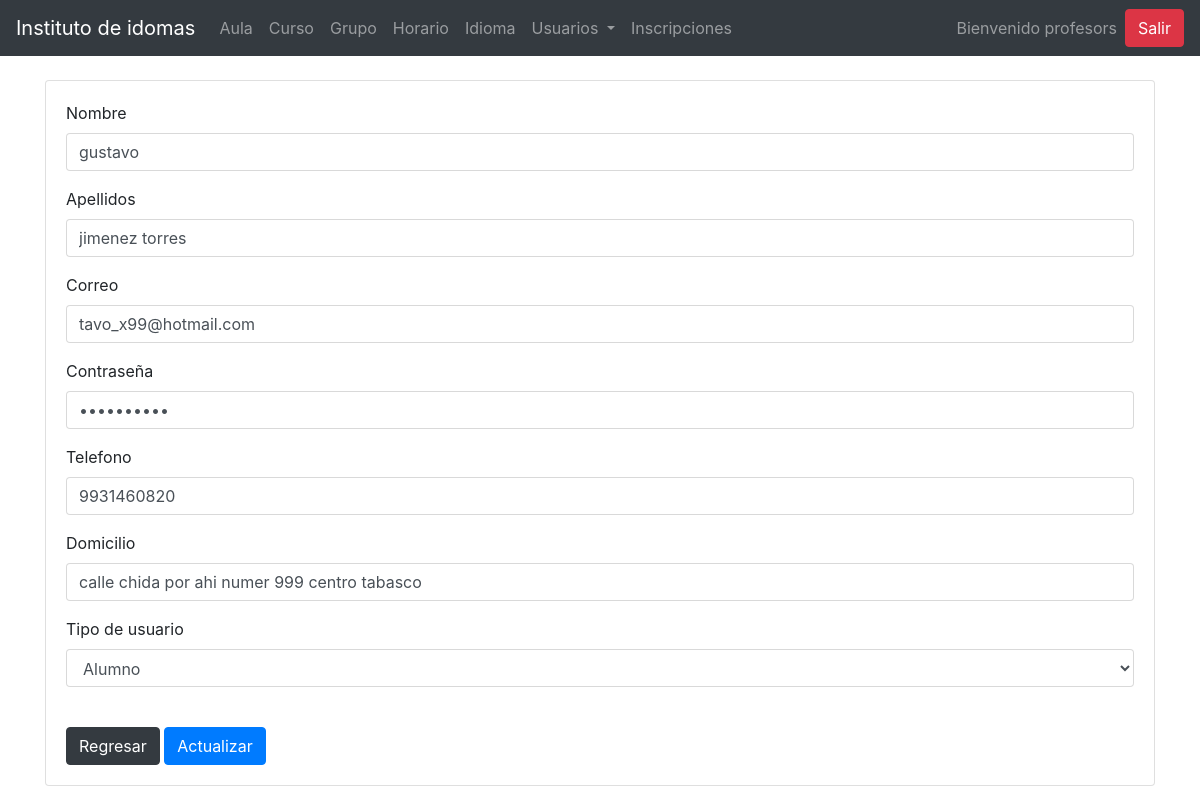
The app's page /?page=adm-usuario-editar&id=1 (signed in) with its own data.
### tables this page shows
CREATE TABLE `usuario` (
  `id` int(11) NOT NULL AUTO_INCREMENT,
  `correo` varchar(45) NOT NULL,
  `contrasena` varchar(45) NOT NULL,
  `nombre` varchar(45) NOT NULL,
  `apellidos` varchar(45) NOT NULL,
  `telefono` varchar(45) DEFAULT NULL,
  `domicilio` varchar(45) DEFAULT NULL,
  `tipo_usuario_id` int(11) NOT NULL,
  PRIMARY KEY (`id`),
  KEY `fktipousuario_idx` (`tipo_usuario_id`) USING BTREE,
  CONSTRAINT `fktipousuario` FOREIGN KEY (`tipo_usuario_id`) REFERENCES `tipo_usuario` (`id`) ON DELETE CASCADE ON UPDATE CASCADE
);

### controllers/admin/usuarioController.php (called while the page is built, shortened)
<?php
if ($_POST) {
    include '../../models/Conexion.php';
    if ($_POST['tipo'] != 'borrar') {
        $nombre = $_POST['nombre'];
        $apellidos = $_POST['apellidos'];
        $correo = $_POST['correo'];
        $pass = $_POST['pass'];
        $tel = $_POST['tel'];
        $domicilio = $_POST['domicilio'];
        $tipo_user = $_POST['tipo_usuario'];
    }
    if ($_POST['tipo'] == 'registro') {
        $sql = "INSERT INTO usuario(correo,contrasena,nombre,apellidos,telefono,domicilio,tipo_usuario_id)
                VALUES ('$correo','$pass','$nombre','$apellidos','$tel','$domicilio','$tipo_user')";
        $query = $pdo->exec($sql);
        header("location:../../?page=adm-usuario");
    } elseif ($_POST['tipo'] == 'actualizar') {
        $id = $_POST['aula'];
        $sql = "UPDATE usuario
                SET
                correo='$correo',
                contrasena='$pass',
                nombre='$nombre',
                apellidos='$apellidos',
                telefono='$tel',
                domicilio='$domicilio',
                tipo_usuario_id='$tipo_user'
                WHERE id=$id";
        $query = $pdo->exec($sql);
        header("location:../../?page=adm-usuario-editar&id=$id");
    } elseif ($_POST['tipo'] == 'borrar') {
        $aula = $_POST['aula'];
        $sql = "DELETE FROM usuario WHERE id = $aula";
        $query = $pdo->exec($sql);
        header("location:../../?page=adm-usuario");
    }
} elseif ($_GET['page'] == 'adm-usuario-editar') {
    include 'models/Conexion.php';
    $id = $_GET['id'];
    $sql = "SELECT * FROM usuario WHERE  id=$id";
    $query = $pdo->query($sql);
    $usuario = $query->fetchObject();
    $sql = "SELECT * FROM tipo_usuario";
    $tipo_usuarios = $pdo->query($sql);
}

### views/cpanel/admin/usuario_editar.php (the view, shortened to what this page needs)
<?php require_once 'controllers/admin/usuarioController.php' ?>
    <body>
    <br>
    <div class="container">
        <div class="row">
            <div class="col-md-12">
                <div class="card">
                    <div class="card-body">
                        <form action="controllers/admin/usuarioController.php" method="post" id="form">
                            <div class="form-group">
                                <label>Nombre</label>
                                <input type="text" class="form-control" name="nombre" value="<?= $usuario->nombre?>">
                            </div>
                            <div class="form-group">
                                <label>Apellidos</label>
                                <input type="text" class="form-control" name="apellidos" value="<?= $usuario->apellidos?>">
                            </div>
                            <div class="form-group">
                                <label>Correo</label>
                                <input type="email" class="form-control" name="correo" value="<?= $usuario->correo?>">
                            </div>
                            <div class="form-group">
                                <label>Contraseña</label>
                                <input type="password" class="form-control" name="pass" value="<?= $usuario->contrasena?>">
                            </div>
                            <div class="form-group">
                                <label>Telefono</label>
                                <input type="tel" class="form-control" name="tel" value="<?= $usuario->telefono?>">
                            </div>
                            <div class="form-group">
                                <label>Domicilio</label>
                                <input type="text" class="form-control" name="domicilio" value="<?= $usuario->domicilio?>">
                            </div>
                            <div class="form-group">
                                <label>Tipo de usuario</label>
                                <select name="tipo_usuario" class="form-control">
                                    <?php
                                    foreach ($tipo_usuarios as $row) {
                                        if ($usuario->tipo_usuario_id == $row['id']) {
                                            echo "<option value='$row[id]' selected>$row[tipo]</option>";
                                        } else {
                                            echo "<option value='$row[id]'>$row[tipo]</option>";
                                        }
                                    }
                                    ?>
                                </select>
                            </div>
                            <br>
                            <a href="?page=adm-usuario" class="btn btn-dark">Regresar</a>
                            <input type="submit" class="btn btn-primary" value="Actualizar">
                        </form>
                    </div>
                </div>
            </div>
        </div>
        <br>
    </div>

### records on screen
usuario: nombre "gustavo", apellidos "jimenez torres", correo "tavo_x99@hotmail.com", tel "9931460820", domicilio "calle chida por ahi numer 999 centro tabasco"

### other values on screen
$_SESSION['usuario']->nombre "profesors"
form field tipo_usuario "Alumno"
